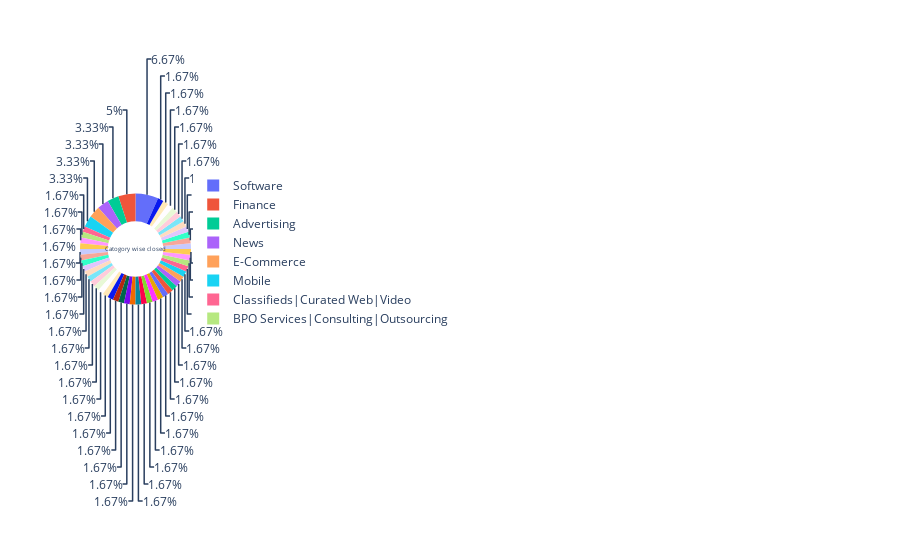

This figure's notebook cell:
### Code cell
fig_closed=go.Figure(go.Pie(title='Catogory wise closed',labels=Closed_category_data['category_list'],hole=0.5))
fig_closed.update_traces(textposition='outside')
fig_closed.show()

### Figure 1 — Plotly figure (JSON) as saved in the notebook; plotly's stock layout.template omitted (floating-point values rounded to 4 significant figures)
{"data": [{"hole": 0.5, "labels": ["Advertising", "Classifieds|Curated Web|Video", "BPO Services|Consulting|Outsourcing", "Automotive|E-Commerce", "E-Commerce|Fashion|Shoes", "E-Commerce|Fashion|Internet|Lifestyle", "Governments|Health and Insurance", "Software", "Information Technology|Software", "Advice|Internet Marketing|Marketing Automation", "Communities|Social Media|Social Network Media", "EdTech|Education", "Finance", "Software", "Beauty|Cosmetics|E-Commerce|Subscription Businesses", "Finance|FinTech", "Information Technology|Innovation Management|Service Providers", "Social Media", "Advertising", "Search", "E-Commerce|Online Shopping|Retail", "Delivery|Restaurants|Services", "Curated Web", "News", "E-Commerce", "Classifieds|Music", "Local Search|Search", "Investment Management|Professional Services|Real Estate", "Consumer Goods|Cooking|Internet", "Travel", "Delivery|Health Care|Hospitals", "Computers|Design|Internet Service Providers", "Software", "Education|SaaS", "App Stores|Cloud Computing|Cloud Data Services|Enterprise Software|SaaS|Software|Storage", "Cloud Computing|Software|Web Development", "SaaS|Security", "Cloud Computing|Enterprise Software|PaaS", "Analytics", "Mobile", "News", "Public Transportation", "Fashion", "Logistics|Services|Supply Chain Management", "Finance", "Big Data|Big Data Analytics|Finance Technology|Stock Exchanges", "E-Commerce|Marketplaces|Online Shopping|Shopping|Social Media", "Retail", "Games", "Human Resources|Marketplaces|Recruiting", "Beauty", "Software", "E-Commerce", "Games|Video|Video Streaming", "Advertising|Content|Curated Web|Distribution|Electronics|Indians|Mobile|Telecommunications|Television|Video", "Finance", "Business Services", "Fitness|Health and Wellness|Healthcare Services", "Mobile", "Advertising|Social Media Advertising|Social Media Marketing|Social Media Monitoring"], "textposition": "outside", "title": {"text": "Catogory wise closed"}, "type": "pie"}], "layout": {}}
